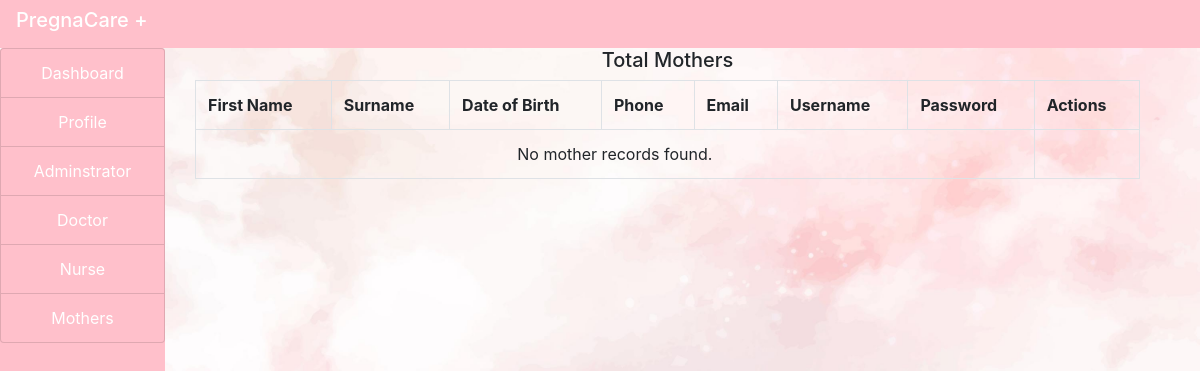
/admin/mother.php, run on an earlier commit of the app's database.
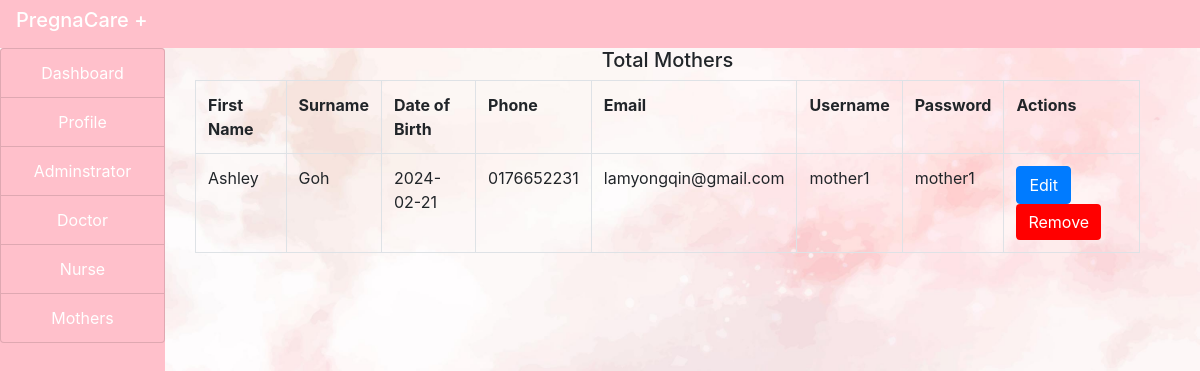
And on a later commit of the database.
### tables this page shows
CREATE TABLE `mothers` (
  `id` int(100) NOT NULL,
  `firstname` varchar(100) NOT NULL,
  `surname` varchar(100) NOT NULL,
  `dob` varchar(100) NOT NULL,
  `phone` varchar(100) NOT NULL,
  `email` varchar(100) NOT NULL,
  `address` varchar(100) NOT NULL,
  `due_date` varchar(100) NOT NULL,
  `obstetric_history` varchar(100) NOT NULL,
  `medical_conditions` varchar(100) NOT NULL,
  `username` varchar(100) NOT NULL,
  `password` varchar(100) NOT NULL
);

### admin/mother.php (the view, shortened to what this page needs)
<?php
include("../include/connection.php");
?>
<!DOCTYPE html>
<html>
<head>
</head>
<body style="background-image: url(img/background1.jpg);background-repeat:no-repeat; background-size:cover;">
    <?php
    include("../include/header.php");
    ?>
    <div class="container-fluid">
        <div class="col-md-12">
            <div class="row">
                <div class="col-md-2" style="margin-left: -30px;">
                    <?php
                    include("sidenav.php");
                    ?>
                </div>
                <div class="col-md-10">
                    <h5 class="text-center">Total Mothers</h5>
                    <?php
                    $query = "SELECT id, firstname, surname, dob, phone, email, username, password FROM mothers";
                    $res = mysqli_query($connect, $query);
                    $output = "";
                    $output .= "
                        <table class='table table-bordered'>
                            <tr>
                                <th>First Name</th>
                                <th>Surname</th>
                                <th>Date of Birth</th>
                                <th>Phone</th>
                                <th>Email</th>
                                <th>Username</th>
                                <th>Password</th>
                                <th>Actions</th>
                            </tr>
                    ";
                    if (mysqli_num_rows($res) < 1) {
                        $output .= "
                            <tr>
                                <td colspan='7' class='text-center'>No mother records found.</td>
                            </tr>
                        ";
                    }
                    while ($row = mysqli_fetch_assoc($res)) {
                        $output .= "
                            <tr>
                                <td>".$row['firstname']."</td>
                                <td>".$row['surname']."</td>
                                <td>".$row['dob']."</td>
                                <td>".$row['phone']."</td>
                                <td>".$row['email']."</td>
                                <td>".$row['username']."</td>
                                <td>".$row['password']."</td>
                                <td>
        <form method='post'><button type='submit' class='btn btn-primary' name='editbutton' value=".$row['id'].">Edit</button>
        <button id='removebtn' name='removebtn' class='btn btn-primary' style='background-color: red; border: none;' value=".$row['id'].">Remove</button>
        </form></td>
                            </tr>
                        ";
                    }
                    $output .= "</table>";
                    echo $output;
                    ?>
                </div>
            </div>
        </div>
    </div>
</body>
</html>

What changed in the data, as far as the page shows it:
added mothers: firstname "Ashley", surname "Goh", dob "2024-02-21", phone "0176652231", email "lamyongqin@gmail.com", username "mother1", password "mother1", $row['id'] 3 (drawn)
Also different on the page:
text no longer shown: "No mother records found."
